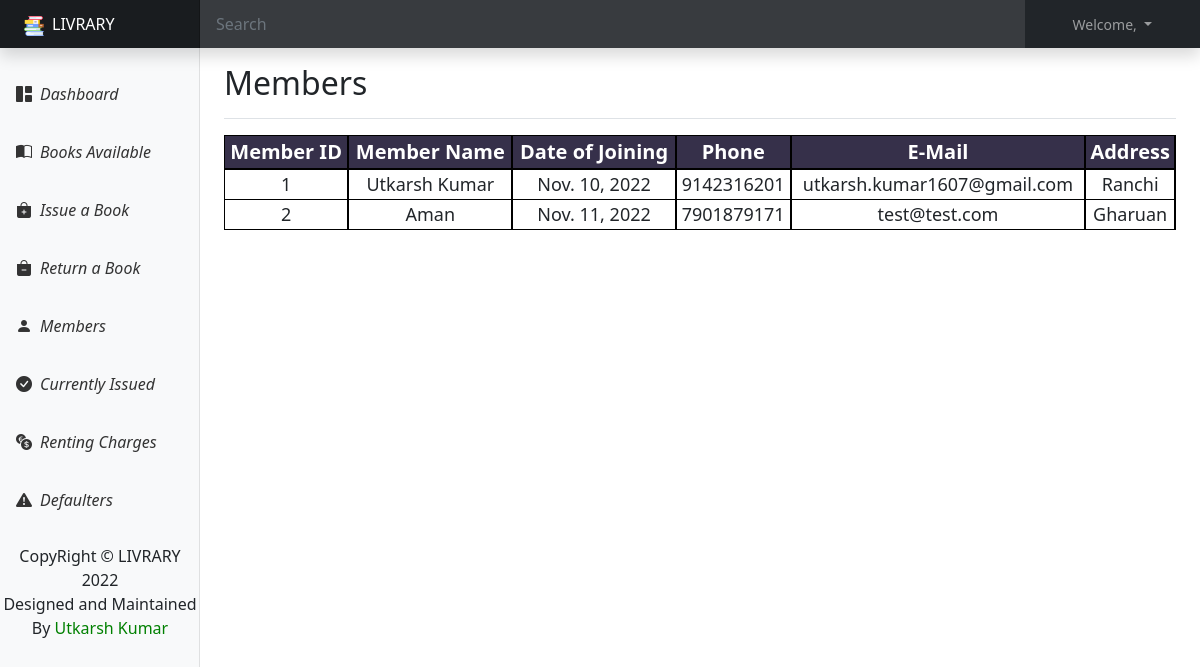
The app's page /members, older data.
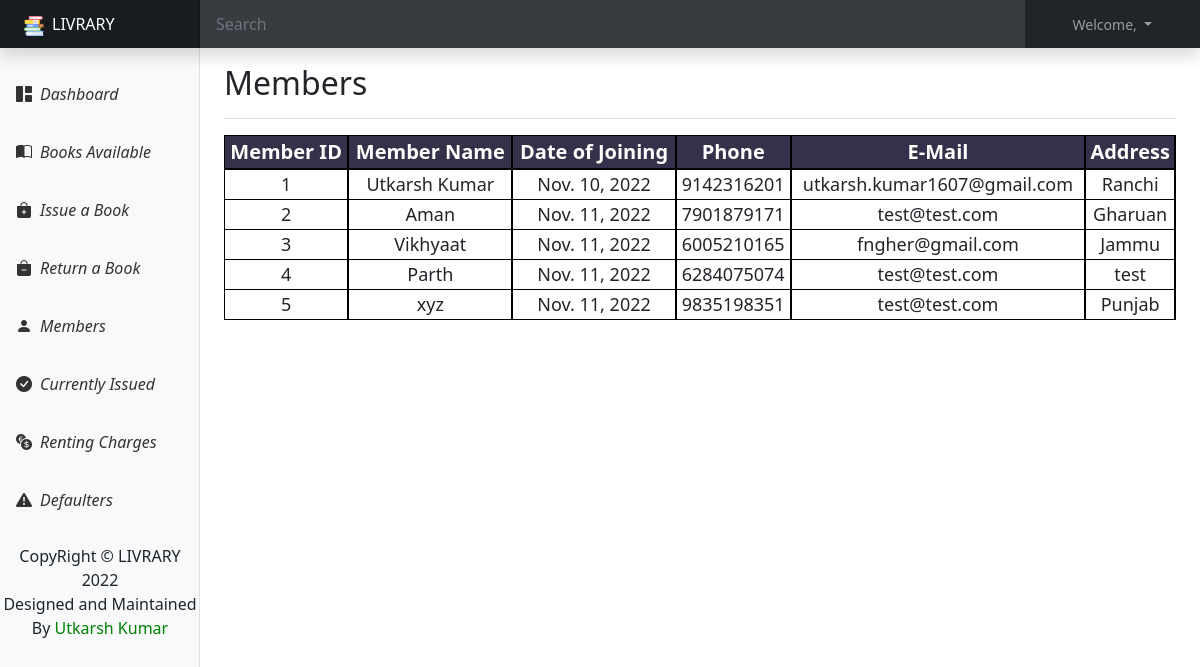
The same page, newer data.
### home/models.py (models this page shows, shortened)
class Members(models.Model):
    name = models.CharField(max_length=20)
    phno = models.CharField(max_length=20)
    email = models.CharField(max_length=40)
    doj = models.DateField()
    address = models.TextField()

### home/views.py (the view)
# urls.py: path("members",views.members, name="members"),
def members(request):
    context = {
        'data':list(Members.objects.values())
    }
    return render(request, "members.html", context)

### templates/members.html (shortened to what this page needs)
{% extends 'base.html' %}
{% block body %}
<main class="col-md-9 ms-sm-auto col-lg-10 px-md-4">
    <div
        class="d-flex justify-content-between flex-wrap flex-md-nowrap align-items-center pt-3 pb-2 mb-3 border-bottom">
        <h1 class="h2">Members</h1>
    </div>
    <div>
        <table className="table datatable text-center" style="width: 100%; font-size: 20px; border: 1px solid black; border-radius: 20px !important; outline: none;">
            <thead style="border-bottom: 2px solid black; color: white; background-color: #36304a;">
                <tr class="text-center" style="width: inherit;">
                    <th style="border-right: 2px solid black;" scope="col">Member ID</th>
                    <th style="border-right: 2px solid black;" scope="col">Member Name</th>
                    <th style="border-right: 2px solid black;" scope="col">Date of Joining</th>
                    <th style="border-right: 2px solid black;" scope="col">Phone</th>
                    <th style="border-right: 2px solid black;" scope="col">E-Mail</th>
                    <th style="border-right: 2px solid black;" scope="col">Address</th>
                </tr>
            </thead>
            <tbody>
                {% for i in data %}
                <tr class="text-center" style="font-size: 18px;">
                    <td style=" border-bottom: 1px solid black; border-right: 2px solid black;">{{i.id}}</td>
                    <td style=" border-bottom: 1px solid black; border-right: 2px solid black;">{{i.name}}</td>
                    <td style=" border-bottom: 1px solid black; border-right: 2px solid black;">{{i.doj}}</td>
                    <td style=" border-bottom: 1px solid black; border-right: 2px solid black;">{{i.phno}}</td>
                    <td style=" border-bottom: 1px solid black; border-right: 2px solid black;">{{i.email}}</td>
                    <td style=" border-bottom: 1px solid black; border-right: 2px solid black;">{{i.address}}</td>
                </tr>
                {% endfor %}
            </tbody>
        </table>
    </div>
</main>
{% endblock body %}

Row changes from the older to the newer data that the page shows:
added Members: id "3", name "Vikhyaat", doj "Nov. 11, 2022", phno "6005210165", email "fngher@gmail.com", address "Jammu"
added Members: id "4", name "Parth", doj "Nov. 11, 2022", phno "6284075074", email "test@test.com", address "test"
added Members: id "5", name "xyz", doj "Nov. 11, 2022", phno "9835198351", email "test@test.com", address "Punjab"
